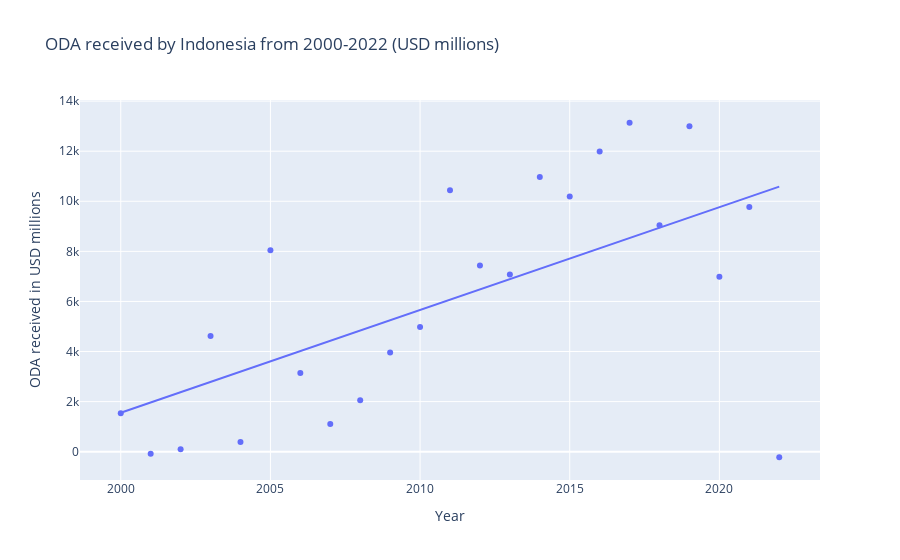

Notebook code for this chart:
### Markdown cell above
### 1. Visualization for individual datasets

I first made a scatterplot of the finance data from 2000 - 2022 to observe trends across time. Generally, ODA to Indonesia has increased from 2000-2022, save for the steep drop during COVID.

### Code cell
fig1 = px.scatter(
    indo_data,
    x='Year',
    y='ODA received in USD millions',
    title='ODA received by Indonesia from 2000-2022 (USD millions)',
    trendline="ols",
)

fig1.show()

### Figure 1 — Plotly figure (JSON) as saved in the notebook; plotly's stock layout.template omitted (floating-point values rounded to 4 significant figures)
{"data": [{"hovertemplate": "Year=%{x}<br>ODA received in USD millions=%{y}<extra></extra>", "legendgroup": "", "marker": {"color": "#636efa", "symbol": "circle"}, "mode": "markers", "name": "", "orientation": "v", "showlegend": false, "type": "scatter", "x": [2000, 2001, 2002, 2003, 2004, 2005, 2006, 2007, 2008, 2009, 2010, 2011, 2012, 2013, 2014, 2015, 2016, 2017, 2018, 2019, 2020, 2021, 2022], "xaxis": "x", "y": [1533.0, -81.17, 101.6, 4622.0, 389.9, 8040.0, 3147.0, 1102.0, 2055.0, 3965.0, 4979.0, 10440.0, 7437.0, 7075.0, 10970.0, 10190.0, 11990.0, 13140.0, 9042.0, 13000.0, 6984.0, 9773.0, -221.4], "yaxis": "y"}, {"hovertemplate": "<b>OLS trendline</b><br>ODA received in USD millions = 410.382 * Year + -819205<br>R<sup>2</sup>=0.382053<br><br>Year=%{x}<br>ODA received in USD millions=%{y} <b>(trend)</b><extra></extra>", "legendgroup": "", "marker": {"color": "#636efa", "symbol": "circle"}, "mode": "lines", "name": "", "showlegend": false, "type": "scatter", "x": [2000, 2001, 2002, 2003, 2004, 2005, 2006, 2007, 2008, 2009, 2010, 2011, 2012, 2013, 2014, 2015, 2016, 2017, 2018, 2019, 2020, 2021, 2022], "xaxis": "x", "y": [1558.0, 1969.0, 2379.0, 2789.0, 3200.0, 3610.0, 4020.0, 4431.0, 4841.0, 5252.0, 5662.0, 6072.0, 6483.0, 6893.0, 7304.0, 7714.0, 8124.0, 8535.0, 8945.0, 9355.0, 9766.0, 10180.0, 10590.0], "yaxis": "y"}], "layout": {"autosize": true, "legend": {"tracegroupgap": 0}, "title": {"text": "ODA received by Indonesia from 2000-2022 (USD millions)"}, "xaxis": {"anchor": "y", "autorange": true, "domain": [0, 1], "range": [1999.0, 2023.0], "title": {"text": "Year"}, "type": "linear"}, "yaxis": {"anchor": "x", "autorange": true, "domain": [0, 1], "range": [-1324.0, 14240.0], "title": {"text": "ODA received in USD millions"}, "type": "linear"}}}
